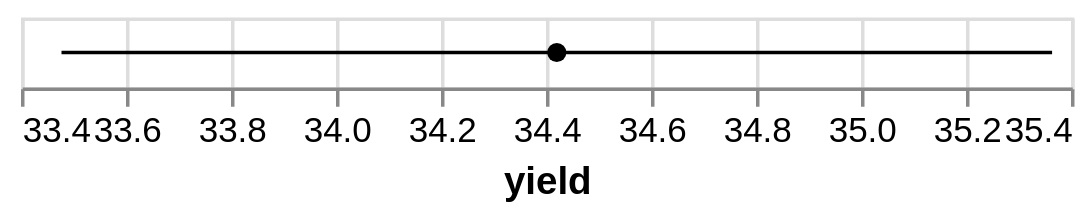

Write a Vega-Lite specification for this figure.
### Vega-Lite specification from a JSON file in a GitHub repository (floating-point values rounded to 4 significant figures)
{"$schema": "https://vega.github.io/schema/vega-lite/v4.json", "data": {"values": [{"yield": 27, "variety": "Manchuria", "year": 1931, "site": "University Farm"}, {"yield": 48.87, "variety": "Manchuria", "year": 1931, "site": "Waseca"}, {"yield": 27.43, "variety": "Manchuria", "year": 1931, "site": "Morris"}, {"yield": 39.93, "variety": "Manchuria", "year": 1931, "site": "Crookston"}, {"yield": 32.97, "variety": "Manchuria", "year": 1931, "site": "Grand Rapids"}, {"yield": 28.97, "variety": "Manchuria", "year": 1931, "site": "Duluth"}, {"yield": 43.07, "variety": "Glabron", "year": 1931, "site": "University Farm"}, {"yield": 55.2, "variety": "Glabron", "year": 1931, "site": "Waseca"}, {"yield": 28.77, "variety": "Glabron", "year": 1931, "site": "Morris"}, {"yield": 38.13, "variety": "Glabron", "year": 1931, "site": "Crookston"}, {"yield": 29.13, "variety": "Glabron", "year": 1931, "site": "Grand Rapids"}, {"yield": 29.67, "variety": "Glabron", "year": 1931, "site": "Duluth"}, {"yield": 35.13, "variety": "Svansota", "year": 1931, "site": "University Farm"}, {"yield": 47.33, "variety": "Svansota", "year": 1931, "site": "Waseca"}, {"yield": 25.77, "variety": "Svansota", "year": 1931, "site": "Morris"}, {"yield": 40.47, "variety": "Svansota", "year": 1931, "site": "Crookston"}, {"yield": 29.67, "variety": "Svansota", "year": 1931, "site": "Grand Rapids"}, {"yield": 25.7, "variety": "Svansota", "year": 1931, "site": "Duluth"}, {"yield": 39.9, "variety": "Velvet", "year": 1931, "site": "University Farm"}, {"yield": 50.23, "variety": "Velvet", "year": 1931, "site": "Waseca"}, {"yield": 26.13, "variety": "Velvet", "year": 1931, "site": "Morris"}, {"yield": 41.33, "variety": "Velvet", "year": 1931, "site": "Crookston"}, {"yield": 23.03, "variety": "Velvet", "year": 1931, "site": "Grand Rapids"}, {"yield": 26.3, "variety": "Velvet", "year": 1931, "site": "Duluth"}, {"yield": 36.57, "variety": "Trebi", "year": 1931, "site": "University Farm"}, {"yield": 63.83, "variety": "Trebi", "year": 1931, "site": "Waseca"}, {"yield": 43.77, "variety": "Trebi", "year": 1931, "site": "Morris"}, {"yield": 46.93, "variety": "Trebi", "year": 1931, "site": "Crookston"}, {"yield": 29.77, "variety": "Trebi", "year": 1931, "site": "Grand Rapids"}, {"yield": 33.93, "variety": "Trebi", "year": 1931, "site": "Duluth"}, {"yield": 43.27, "variety": "No. 457", "year": 1931, "site": "University Farm"}, {"yield": 58.1, "variety": "No. 457", "year": 1931, "site": "Waseca"}, {"yield": 28.7, "variety": "No. 457", "year": 1931, "site": "Morris"}, {"yield": 45.67, "variety": "No. 457", "year": 1931, "site": "Crookston"}, {"yield": 32.17, "variety": "No. 457", "year": 1931, "site": "Grand Rapids"}, {"yield": 33.6, "variety": "No. 457", "year": 1931, "site": "Duluth"}, {"yield": 36.6, "variety": "No. 462", "year": 1931, "site": "University Farm"}, {"yield": 65.77, "variety": "No. 462", "year": 1931, "site": "Waseca"}, {"yield": 30.37, "variety": "No. 462", "year": 1931, "site": "Morris"}, {"yield": 48.57, "variety": "No. 462", "year": 1931, "site": "Crookston"}, {"yield": 24.93, "variety": "No. 462", "year": 1931, "site": "Grand Rapids"}, {"yield": 28.1, "variety": "No. 462", "year": 1931, "site": "Duluth"}, {"yield": 32.77, "variety": "Peatland", "year": 1931, "site": "University Farm"}, {"yield": 48.57, "variety": "Peatland", "year": 1931, "site": "Waseca"}, {"yield": 29.87, "variety": "Peatland", "year": 1931, "site": "Morris"}, {"yield": 41.6, "variety": "Peatland", "year": 1931, "site": "Crookston"}, {"yield": 34.7, "variety": "Peatland", "year": 1931, "site": "Grand Rapids"}, {"yield": 32, "variety": "Peatland", "year": 1931, "site": "Duluth"}, {"yield": 24.67, "variety": "No. 475", "year": 1931, "site": "University Farm"}, {"yield": 46.77, "variety": "No. 475", "year": 1931, "site": "Waseca"}, {"yield": 22.6, "variety": "No. 475", "year": 1931, "site": "Morris"}, {"yield": 44.1, "variety": "No. 475", "year": 1931, "site": "Crookston"}, {"yield": 19.7, "variety": "No. 475", "year": 1931, "site": "Grand Rapids"}, {"yield": 33.07, "variety": "No. 475", "year": 1931, "site": "Duluth"}, {"yield": 39.3, "variety": "Wisconsin No. 38", "year": 1931, "site": "University Farm"}, {"yield": 58.8, "variety": "Wisconsin No. 38", "year": 1931, "site": "Waseca"}, {"yield": 29.47, "variety": "Wisconsin No. 38", "year": 1931, "site": "Morris"}, {"yield": 49.87, "variety": "Wisconsin No. 38", "year": 1931, "site": "Crookston"}, {"yield": 34.47, "variety": "Wisconsin No. 38", "year": 1931, "site": "Grand Rapids"}, {"yield": 31.6, "variety": "Wisconsin No. 38", "year": 1931, "site": "Duluth"}, {"yield": 26.9, "variety": "Manchuria", "year": 1932, "site": "University Farm"}, {"yield": 33.47, "variety": "Manchuria", "year": 1932, "site": "Waseca"}, {"yield": 34.37, "variety": "Manchuria", "year": 1932, "site": "Morris"}, {"yield": 32.97, "variety": "Manchuria", "year": 1932, "site": "Crookston"}, {"yield": 22.13, "variety": "Manchuria", "year": 1932, "site": "Grand Rapids"}, {"yield": 22.57, "variety": "Manchuria", "year": 1932, "site": "Duluth"}, {"yield": 36.8, "variety": "Glabron", "year": 1932, "site": "University Farm"}, {"yield": 37.73, "variety": "Glabron", "year": 1932, "site": "Waseca"}, {"yield": 35.13, "variety": "Glabron", "year": 1932, "site": "Morris"}, {"yield": 26.17, "variety": "Glabron", "year": 1932, "site": "Crookston"}, {"yield": 14.43, "variety": "Glabron", "year": 1932, "site": "Grand Rapids"}, {"yield": 25.87, "variety": "Glabron", "year": 1932, "site": "Duluth"}, {"yield": 27.43, "variety": "Svansota", "year": 1932, "site": "University Farm"}, {"yield": 38.5, "variety": "Svansota", "year": 1932, "site": "Waseca"}, {"yield": 35.03, "variety": "Svansota", "year": 1932, "site": "Morris"}, {"yield": 20.63, "variety": "Svansota", "year": 1932, "site": "Crookston"}, {"yield": 16.63, "variety": "Svansota", "year": 1932, "site": "Grand Rapids"}, {"yield": 22.23, "variety": "Svansota", "year": 1932, "site": "Duluth"}, {"yield": 26.8, "variety": "Velvet", "year": 1932, "site": "University Farm"}, {"yield": 37.4, "variety": "Velvet", "year": 1932, "site": "Waseca"}, {"yield": 38.83, "variety": "Velvet", "year": 1932, "site": "Morris"}, {"yield": 32.07, "variety": "Velvet", "year": 1932, "site": "Crookston"}, {"yield": 32.23, "variety": "Velvet", "year": 1932, "site": "Grand Rapids"}, {"yield": 22.47, "variety": "Velvet", "year": 1932, "site": "Duluth"}, {"yield": 29.07, "variety": "Trebi", "year": 1932, "site": "University Farm"}, {"yield": 49.23, "variety": "Trebi", "year": 1932, "site": "Waseca"}, {"yield": 46.63, "variety": "Trebi", "year": 1932, "site": "Morris"}, {"yield": 41.83, "variety": "Trebi", "year": 1932, "site": "Crookston"}, {"yield": 20.63, "variety": "Trebi", "year": 1932, "site": "Grand Rapids"}, {"yield": 30.6, "variety": "Trebi", "year": 1932, "site": "Duluth"}, {"yield": 26.43, "variety": "No. 457", "year": 1932, "site": "University Farm"}, {"yield": 42.2, "variety": "No. 457", "year": 1932, "site": "Waseca"}, {"yield": 43.53, "variety": "No. 457", "year": 1932, "site": "Morris"}, {"yield": 34.33, "variety": "No. 457", "year": 1932, "site": "Crookston"}, {"yield": 19.47, "variety": "No. 457", "year": 1932, "site": "Grand Rapids"}, {"yield": 22.7, "variety": "No. 457", "year": 1932, "site": "Duluth"}, {"yield": 25.57, "variety": "No. 462", "year": 1932, "site": "University Farm"}, {"yield": 44.7, "variety": "No. 462", "year": 1932, "site": "Waseca"}, {"yield": 47, "variety": "No. 462", "year": 1932, "site": "Morris"}, {"yield": 30.53, "variety": "No. 462", "year": 1932, "site": "Crookston"}, {"yield": 19.9, "variety": "No. 462", "year": 1932, "site": "Grand Rapids"}, {"yield": 22.5, "variety": "No. 462", "year": 1932, "site": "Duluth"}, {"yield": 28.07, "variety": "Peatland", "year": 1932, "site": "University Farm"}, {"yield": 36.03, "variety": "Peatland", "year": 1932, "site": "Waseca"}, {"yield": 43.2, "variety": "Peatland", "year": 1932, "site": "Morris"}, {"yield": 25.23, "variety": "Peatland", "year": 1932, "site": "Crookston"}, {"yield": 26.77, "variety": "Peatland", "year": 1932, "site": "Grand Rapids"}, {"yield": 31.37, "variety": "Peatland", "year": 1932, "site": "Duluth"}, {"yield": 30, "variety": "No. 475", "year": 1932, "site": "University Farm"}, {"yield": 41.27, "variety": "No. 475", "year": 1932, "site": "Waseca"}, {"yield": 44.23, "variety": "No. 475", "year": 1932, "site": "Morris"}, {"yield": 32.13, "variety": "No. 475", "year": 1932, "site": "Crookston"}, {"yield": 15.23, "variety": "No. 475", "year": 1932, "site": "Grand Rapids"}, {"yield": 27.37, "variety": "No. 475", "year": 1932, "site": "Duluth"}, {"yield": 38, "variety": "Wisconsin No. 38", "year": 1932, "site": "University Farm"}, {"yield": 58.17, "variety": "Wisconsin No. 38", "year": 1932, "site": "Waseca"}, {"yield": 47.17, "variety": "Wisconsin No. 38", "year": 1932, "site": "Morris"}, {"yield": 35.9, "variety": "Wisconsin No. 38", "year": 1932, "site": "Crookston"}, {"yield": 20.67, "variety": "Wisconsin No. 38", "year": 1932, "site": "Grand Rapids"}, {"yield": 29.33, "variety": "Wisconsin No. 38", "year": 1932, "site": "Duluth"}]}, "layer": [{"mark": "errorbar", "encoding": {"x": {"field": "yield", "type": "quantitative", "scale": {"zero": false}}}}, {"mark": {"type": "point", "filled": true, "color": "black"}, "encoding": {"x": {"field": "yield", "aggregate": "mean", "type": "quantitative"}}}]}
